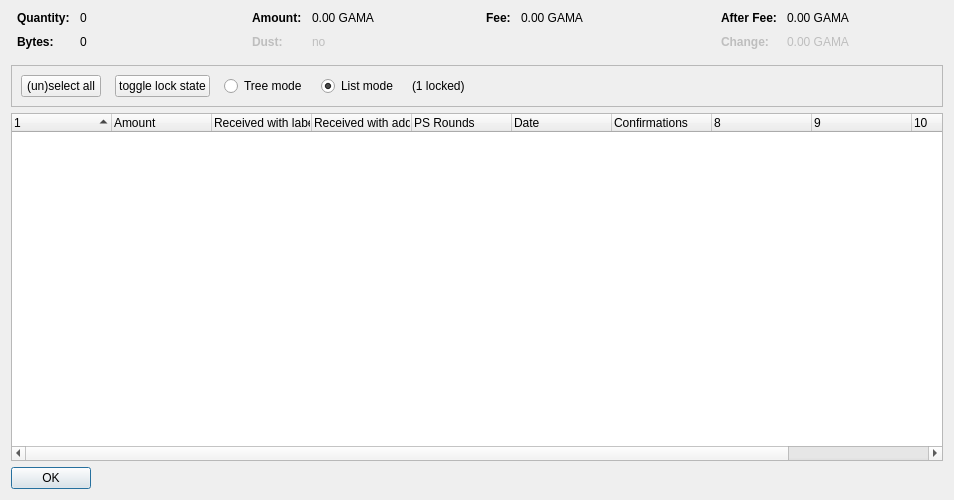
<?xml version="1.0" encoding="UTF-8"?>
<ui version="4.0">
 <class>CoinControlDialog</class>
 <widget class="QDialog" name="CoinControlDialog">
  <property name="geometry">
   <rect>
    <x>0</x>
    <y>0</y>
    <width>954</width>
    <height>500</height>
   </rect>
  </property>
  <property name="windowTitle">
   <string>Coin Selection</string>
  </property>
  <layout class="QVBoxLayout" name="verticalLayout">
   <item>
    <layout class="QHBoxLayout" name="horizontalLayoutTop" stretch="0,0,0,0">
     <property name="topMargin">
      <number>0</number>
     </property>
     <property name="bottomMargin">
      <number>10</number>
     </property>
     <item>
      <layout class="QFormLayout" name="formLayoutCoinControl1">
       <property name="horizontalSpacing">
        <number>10</number>
       </property>
       <property name="verticalSpacing">
        <number>10</number>
       </property>
       <property name="leftMargin">
        <number>6</number>
       </property>
       <property name="rightMargin">
        <number>6</number>
       </property>
       <item row="0" column="0">
        <widget class="QLabel" name="labelCoinControlQuantityText">
         <property name="font">
          <font>
           <weight>75</weight>
           <bold>true</bold>
          </font>
         </property>
         <property name="text">
          <string>Quantity:</string>
         </property>
        </widget>
       </item>
       <item row="0" column="1">
        <widget class="QLabel" name="labelCoinControlQuantity">
         <property name="cursor">
          <cursorShape>IBeamCursor</cursorShape>
         </property>
         <property name="contextMenuPolicy">
          <enum>Qt::ActionsContextMenu</enum>
         </property>
         <property name="text">
          <string notr="true">0</string>
         </property>
         <property name="textInteractionFlags">
          <set>Qt::LinksAccessibleByMouse|Qt::TextSelectableByKeyboard|Qt::TextSelectableByMouse</set>
         </property>
        </widget>
       </item>
       <item row="1" column="0">
        <widget class="QLabel" name="labelCoinControlBytesText">
         <property name="font">
          <font>
           <weight>75</weight>
           <bold>true</bold>
          </font>
         </property>
         <property name="text">
          <string>Bytes:</string>
         </property>
        </widget>
       </item>
       <item row="1" column="1">
        <widget class="QLabel" name="labelCoinControlBytes">
         <property name="cursor">
          <cursorShape>IBeamCursor</cursorShape>
         </property>
         <property name="contextMenuPolicy">
          <enum>Qt::ActionsContextMenu</enum>
         </property>
         <property name="text">
          <string notr="true">0</string>
         </property>
         <property name="textInteractionFlags">
          <set>Qt::LinksAccessibleByMouse|Qt::TextSelectableByKeyboard|Qt::TextSelectableByMouse</set>
         </property>
        </widget>
       </item>
      </layout>
     </item>
     <item>
      <layout class="QFormLayout" name="formLayoutCoinControl2">
       <property name="horizontalSpacing">
        <number>10</number>
       </property>
       <property name="verticalSpacing">
        <number>10</number>
       </property>
       <property name="leftMargin">
        <number>6</number>
       </property>
       <property name="rightMargin">
        <number>6</number>
       </property>
       <item row="0" column="0">
        <widget class="QLabel" name="labelCoinControlAmountText">
         <property name="font">
          <font>
           <weight>75</weight>
           <bold>true</bold>
          </font>
         </property>
         <property name="text">
          <string>Amount:</string>
         </property>
        </widget>
       </item>
       <item row="0" column="1">
        <widget class="QLabel" name="labelCoinControlAmount">
         <property name="cursor">
          <cursorShape>IBeamCursor</cursorShape>
         </property>
         <property name="contextMenuPolicy">
          <enum>Qt::ActionsContextMenu</enum>
         </property>
         <property name="text">
          <string notr="true">0.00 GAMA</string>
         </property>
         <property name="textInteractionFlags">
          <set>Qt::LinksAccessibleByMouse|Qt::TextSelectableByKeyboard|Qt::TextSelectableByMouse</set>
         </property>
        </widget>
       </item>
       <item row="1" column="0">
        <widget class="QLabel" name="labelCoinControlLowOutputText">
         <property name="enabled">
          <bool>false</bool>
         </property>
         <property name="font">
          <font>
           <weight>75</weight>
           <bold>true</bold>
          </font>
         </property>
         <property name="text">
          <string>Dust:</string>
         </property>
        </widget>
       </item>
       <item row="1" column="1">
        <widget class="QLabel" name="labelCoinControlLowOutput">
         <property name="enabled">
          <bool>false</bool>
         </property>
         <property name="cursor">
          <cursorShape>IBeamCursor</cursorShape>
         </property>
         <property name="contextMenuPolicy">
          <enum>Qt::ActionsContextMenu</enum>
         </property>
         <property name="text">
          <string notr="true">no</string>
         </property>
         <property name="textInteractionFlags">
          <set>Qt::LinksAccessibleByMouse|Qt::TextSelectableByKeyboard|Qt::TextSelectableByMouse</set>
         </property>
        </widget>
       </item>
      </layout>
     </item>
     <item>
      <layout class="QFormLayout" name="formLayoutCoinControl3">
       <property name="horizontalSpacing">
        <number>10</number>
       </property>
       <property name="verticalSpacing">
        <number>10</number>
       </property>
       <property name="leftMargin">
        <number>6</number>
       </property>
       <property name="rightMargin">
        <number>6</number>
       </property>
       <item row="0" column="0">
        <widget class="QLabel" name="labelCoinControlFeeText">
         <property name="font">
          <font>
           <weight>75</weight>
           <bold>true</bold>
          </font>
         </property>
         <property name="text">
          <string>Fee:</string>
         </property>
        </widget>
       </item>
       <item row="0" column="1">
        <widget class="QLabel" name="labelCoinControlFee">
         <property name="cursor">
          <cursorShape>IBeamCursor</cursorShape>
         </property>
         <property name="contextMenuPolicy">
          <enum>Qt::ActionsContextMenu</enum>
         </property>
         <property name="text">
          <string notr="true">0.00 GAMA</string>
         </property>
         <property name="textInteractionFlags">
          <set>Qt::LinksAccessibleByMouse|Qt::TextSelectableByKeyboard|Qt::TextSelectableByMouse</set>
         </property>
        </widget>
       </item>
      </layout>
     </item>
     <item>
      <layout class="QFormLayout" name="formLayoutCoinControl4">
       <property name="horizontalSpacing">
        <number>10</number>
       </property>
       <property name="verticalSpacing">
        <number>10</number>
       </property>
       <property name="leftMargin">
        <number>6</number>
       </property>
       <property name="rightMargin">
        <number>6</number>
       </property>
       <item row="0" column="0">
        <widget class="QLabel" name="labelCoinControlAfterFeeText">
         <property name="font">
          <font>
           <weight>75</weight>
           <bold>true</bold>
          </font>
         </property>
         <property name="text">
          <string>After Fee:</string>
         </property>
        </widget>
       </item>
       <item row="0" column="1">
        <widget class="QLabel" name="labelCoinControlAfterFee">
         <property name="cursor">
          <cursorShape>IBeamCursor</cursorShape>
         </property>
         <property name="contextMenuPolicy">
          <enum>Qt::ActionsContextMenu</enum>
         </property>
         <property name="text">
          <string notr="true">0.00 GAMA</string>
         </property>
         <property name="textInteractionFlags">
          <set>Qt::LinksAccessibleByMouse|Qt::TextSelectableByKeyboard|Qt::TextSelectableByMouse</set>
         </property>
        </widget>
       </item>
       <item row="1" column="0">
        <widget class="QLabel" name="labelCoinControlChangeText">
         <property name="enabled">
          <bool>false</bool>
         </property>
         <property name="font">
          <font>
           <weight>75</weight>
           <bold>true</bold>
          </font>
         </property>
         <property name="text">
          <string>Change:</string>
         </property>
        </widget>
       </item>
       <item row="1" column="1">
        <widget class="QLabel" name="labelCoinControlChange">
         <property name="enabled">
          <bool>false</bool>
         </property>
         <property name="cursor">
          <cursorShape>IBeamCursor</cursorShape>
         </property>
         <property name="contextMenuPolicy">
          <enum>Qt::ActionsContextMenu</enum>
         </property>
         <property name="text">
          <string notr="true">0.00 GAMA</string>
         </property>
         <property name="textInteractionFlags">
          <set>Qt::LinksAccessibleByMouse|Qt::TextSelectableByKeyboard|Qt::TextSelectableByMouse</set>
         </property>
        </widget>
       </item>
      </layout>
     </item>
    </layout>
   </item>
   <item>
    <widget class="QFrame" name="frame">
     <property name="minimumSize">
      <size>
       <width>0</width>
       <height>40</height>
      </size>
     </property>
     <property name="frameShape">
      <enum>QFrame::StyledPanel</enum>
     </property>
     <property name="frameShadow">
      <enum>QFrame::Sunken</enum>
     </property>
     <layout class="QHBoxLayout" name="horizontalLayout">
      <item>
       <layout class="QHBoxLayout" name="horizontalLayoutPanel" stretch="0,0,0,0,0,0">
        <property name="spacing">
         <number>14</number>
        </property>
        <item>
         <widget class="QPushButton" name="pushButtonSelectAll">
          <property name="sizePolicy">
           <sizepolicy hsizetype="Maximum" vsizetype="Fixed">
            <horstretch>0</horstretch>
            <verstretch>0</verstretch>
           </sizepolicy>
          </property>
          <property name="text">
           <string>(un)select all</string>
          </property>
          <property name="autoDefault">
           <bool>false</bool>
          </property>
         </widget>
        </item>
        <item>
         <widget class="QPushButton" name="pushButtonToggleLock">
          <property name="sizePolicy">
           <sizepolicy hsizetype="Maximum" vsizetype="Fixed">
            <horstretch>0</horstretch>
            <verstretch>0</verstretch>
           </sizepolicy>
          </property>
          <property name="text">
           <string>toggle lock state</string>
          </property>
          <property name="autoDefault">
           <bool>false</bool>
          </property>
         </widget>
        </item>
        <item>
         <widget class="QRadioButton" name="radioTreeMode">
          <property name="sizePolicy">
           <sizepolicy hsizetype="Maximum" vsizetype="Fixed">
            <horstretch>0</horstretch>
            <verstretch>0</verstretch>
           </sizepolicy>
          </property>
          <property name="text">
           <string>Tree mode</string>
          </property>
         </widget>
        </item>
        <item>
         <widget class="QRadioButton" name="radioListMode">
          <property name="sizePolicy">
           <sizepolicy hsizetype="Maximum" vsizetype="Fixed">
            <horstretch>0</horstretch>
            <verstretch>0</verstretch>
           </sizepolicy>
          </property>
          <property name="text">
           <string>List mode</string>
          </property>
          <property name="checked">
           <bool>true</bool>
          </property>
         </widget>
        </item>
        <item>
         <widget class="QLabel" name="labelLocked">
          <property name="text">
           <string>(1 locked)</string>
          </property>
         </widget>
        </item>
        <item>
         <spacer name="horizontalSpacer">
          <property name="orientation">
           <enum>Qt::Horizontal</enum>
          </property>
          <property name="sizeHint" stdset="0">
           <size>
            <width>40</width>
            <height>20</height>
           </size>
          </property>
         </spacer>
        </item>
       </layout>
      </item>
     </layout>
    </widget>
   </item>
   <item>
    <widget class="CoinControlTreeWidget" name="treeWidget">
     <property name="contextMenuPolicy">
      <enum>Qt::CustomContextMenu</enum>
     </property>
     <property name="sortingEnabled">
      <bool>false</bool>
     </property>
     <property name="columnCount">
      <number>11</number>
     </property>
     <attribute name="headerShowSortIndicator" stdset="0">
      <bool>true</bool>
     </attribute>
     <attribute name="headerStretchLastSection">
      <bool>false</bool>
     </attribute>
     <column>
      <property name="text">
       <string/>
      </property>
     </column>
     <column>
      <property name="text">
       <string>Amount</string>
      </property>
     </column>
     <column>
      <property name="text">
       <string>Received with label</string>
      </property>
     </column>
     <column>
      <property name="text">
       <string>Received with address</string>
      </property>
     </column>
     <column>
      <property name="text">
       <string>PS Rounds</string>
      </property>
     </column>
     <column>
      <property name="text">
       <string>Date</string>
      </property>
     </column>
     <column>
      <property name="text">
       <string>Confirmations</string>
      </property>
      <property name="toolTip">
       <string>Confirmed</string>
      </property>
     </column>
     <column>
      <property name="text">
       <string/>
      </property>
     </column>
     <column>
      <property name="text">
       <string/>
      </property>
     </column>
     <column>
      <property name="text">
       <string/>
      </property>
     </column>
     <column>
      <property name="text">
       <string/>
      </property>
     </column>
    </widget>
   </item>
   <item>
    <widget class="QDialogButtonBox" name="buttonBox">
     <property name="sizePolicy">
      <sizepolicy hsizetype="Maximum" vsizetype="Fixed">
       <horstretch>0</horstretch>
       <verstretch>0</verstretch>
      </sizepolicy>
     </property>
     <property name="orientation">
      <enum>Qt::Horizontal</enum>
     </property>
     <property name="standardButtons">
      <set>QDialogButtonBox::Ok</set>
     </property>
    </widget>
   </item>
  </layout>
 </widget>
 <customwidgets>
  <customwidget>
   <class>CoinControlTreeWidget</class>
   <extends>QTreeWidget</extends>
   <header>coincontroltreewidget.h</header>
  </customwidget>
 </customwidgets>
 <resources/>
 <connections/>
</ui>
